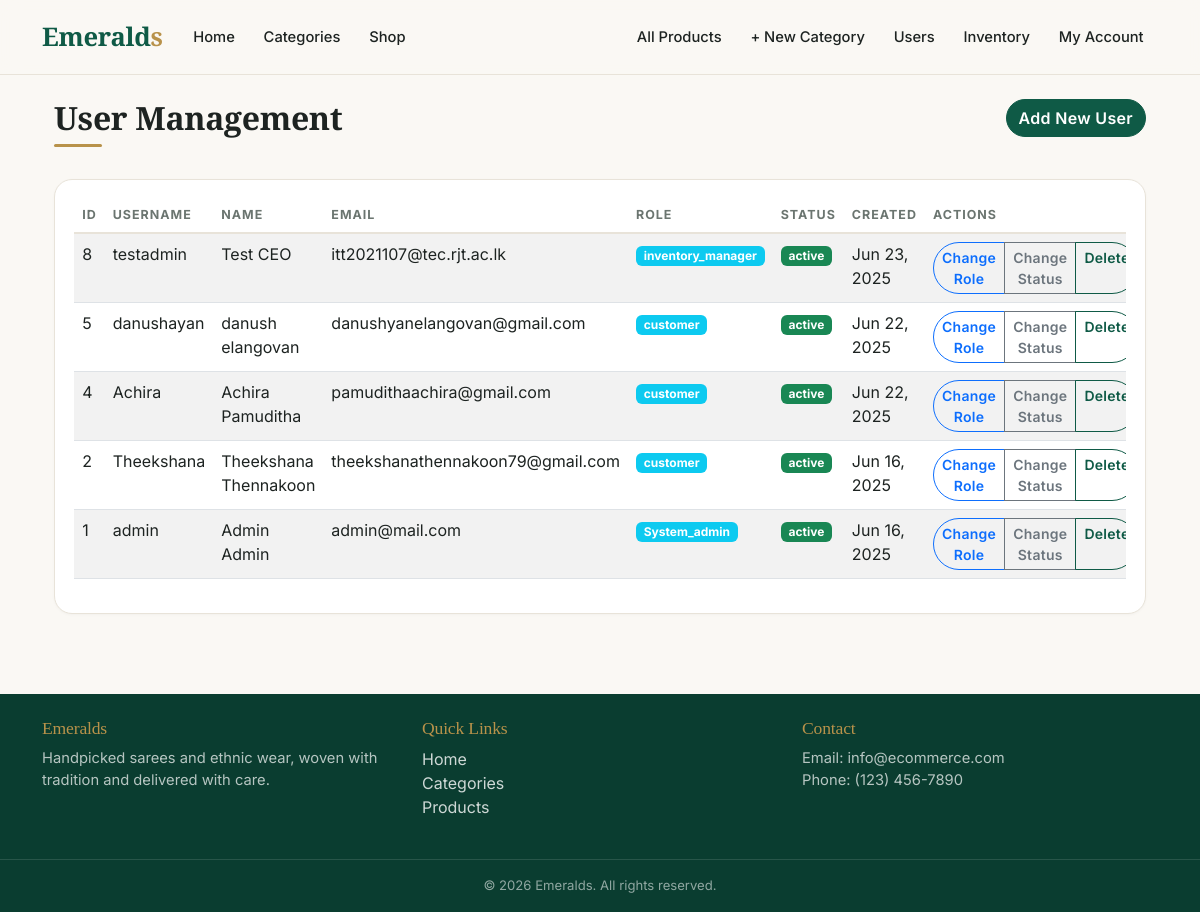
The page /admin/users.php (signed in) on the database its author committed.
### tables this page shows
CREATE TABLE `user` (
  `userID` int(11) NOT NULL,
  `username` varchar(50) NOT NULL,
  `password` varchar(255) NOT NULL,
  `Email` varchar(100) NOT NULL,
  `Firstname` varchar(50) NOT NULL,
  `Lastname` varchar(50) NOT NULL,
  `Role` enum('System_admin','sales_manager','inventory_manager','warehouse_staff','customer_care','CEO','customer') NOT NULL,
  `Phonenumber` varchar(20) DEFAULT NULL,
  `Lastlogin` datetime DEFAULT NULL,
  `Status` enum('active','inactive','suspended') DEFAULT 'active',
  `JobTiitle` varchar(50) DEFAULT NULL,
  `accountCreationDate` datetime DEFAULT current_timestamp()
);

### includes/functions.php (called while the page is built, shortened)
<?php
function formatDate($dateString, $format = 'M d, Y')
{
    return date($format, strtotime($dateString));
}

### admin/users.php (the view, shortened to what this page needs)
<?php
require_once '../includes/db_connect.php';
require_once '../includes/functions.php';
require_once '../includes/header.php';
$users = $pdo->query("SELECT * FROM user ORDER BY accountCreationDate DESC")->fetchAll(PDO::FETCH_ASSOC);
?>
<div class="container-fluid">
    <div class="row mb-4">
        <div class="col-md-6">
            <h2>User Management</h2>
        </div>
        <div class="col-md-6 text-end">
                <a href="../admin/add_new_user.php" class="btn btn-danger">
                    <i class="bi bi-plus-lg"></i> Add New User
                </a>
            </div>
    </div>
    <div class="card">
        <div class="card-body">
            <div class="table-responsive">
                <table class="table table-striped table-hover">
                    <thead>
                        <tr>
                            <th>ID</th>
                            <th>Username</th>
                            <th>Name</th>
                            <th>Email</th>
                            <th>Role</th>
                            <th>Status</th>
                            <th>Created</th>
                            <th>Actions</th>
                        </tr>
                    </thead>
                    <tbody>
                        <?php foreach ($users as $user): ?>
                            <tr>
                                <td><?php echo $user['userID']; ?></td>
                                <td><?php echo htmlspecialchars($user['username']); ?></td>
                                <td><?php echo htmlspecialchars($user['Firstname'] . ' ' . $user['Lastname']); ?></td>
                                <td><?php echo htmlspecialchars($user['Email']); ?></td>
                                <td>
                                    <span class="badge bg-info">
                                        <?php echo $user['Role']; ?>
                                    </span>
                                </td>
                                <td>
                                    <span class="badge bg-<?php echo $user['Status'] === 'active' ? 'success' : 'danger'; ?>">
                                        <?php echo $user['Status']; ?>
                                    </span>
                                </td>
                                <td><?php echo formatDate($user['accountCreationDate']); ?></td>
                                <td>
                                    <div class="btn-group">
                                        <button class="btn btn-sm btn-outline-primary"
                                            data-bs-toggle="modal"
                                            data-bs-target="#roleModal"
                                            data-user-id="<?php echo $user['userID']; ?>"
                                            data-current-role="<?php echo $user['Role']; ?>">
                                            Change Role
                                        </button>
                                        <button class="btn btn-sm btn-outline-secondary"
                                            data-bs-toggle="modal"
                                            data-bs-target="#statusModal"
                                            data-user-id="<?php echo $user['userID']; ?>"
                                            data-current-status="<?php echo $user['Status']; ?>">
                                            Change Status
                                        </button>
                                        <a href="?action=delete&id=<?php echo $user['userID']; ?>"
                                            class="btn btn-sm btn-outline-danger"
                                            onclick="return confirm('Are you sure you want to delete this user?')">
                                            Delete
                                        </a>
                                    </div>
                                </td>
                            </tr>
                        <?php endforeach; ?>
                    </tbody>
                </table>
            </div>
        </div>
    </div>
</div>
<?php require_once '../includes/footer.php'; ?>

### assets/css/style.css (style rules this page uses)
:root { --em:#0f5a46; --em-dark:#0a3d30; --em-soft:#e7f1ed; --gold:#b8924a; --ink:#1d2321; --muted:#6b7570; --bg:#faf8f4; --line:#e8e3d9; --bs-body-font-family:'Inter',system-ui,sans-serif; --bs-body-color:var(--ink); }
body { font-family:'Inter',system-ui,sans-serif;background:var(--bg);color:var(--ink);-webkit-font-smoothing:antialiased }
h1,h2,h3,h4,h5,.navbar-brand { font-family:'Playfair Display',Georgia,serif;letter-spacing:-.01em }
h2 { font-weight:600;position:relative;padding-bottom:.6rem }
h2::after { content:"";position:absolute;left:0;bottom:0;width:48px;height:3px;background:var(--gold);border-radius:2px }
a { color:var(--em) }
.btn { border-radius:999px;font-weight:600;letter-spacing:.02em;transition:all .25s }
.btn-danger { background:var(--em);border-color:var(--em);color:#fff }
.btn-outline-danger { color:var(--em);border-color:var(--em) }
.card { border:1px solid var(--line);border-radius:18px;background:#fff;overflow:hidden;box-shadow:0 1px 3px rgba(0,0,0,.03);transition:transform .35s,box-shadow .35s }
.card-body { padding:1.1rem 1.2rem }
.table { --bs-table-bg:transparent }
.table thead th { font-size:.78rem;text-transform:uppercase;letter-spacing:.08em;color:var(--muted);border-bottom:2px solid var(--line) }

### rows shown on the page
user: userID "8", username "testadmin", Firstname+Lastname "Test CEO", Email "itt2021107@tec.rjt.ac.lk", Role "inventory_manager", Status "active", accountCreationDate "Jun 23, 2025"
user: userID "5", username "danushayan", Firstname+Lastname "danush elangovan", Email "danushyanelangovan@gmail.com", Role "customer", Status "active", accountCreationDate "Jun 22, 2025"
user: userID "4", username "Achira", Firstname+Lastname "Achira Pamuditha", Email "pamudithaachira@gmail.com", Role "customer", Status "active", accountCreationDate "Jun 22, 2025"
user: userID "2", username "Theekshana", Firstname+Lastname "Theekshana Thennakoon", Email "theekshanathennakoon79@gmail.com", Role "customer", Status "active", accountCreationDate "Jun 16, 2025"
user: userID "1", username "admin", Firstname+Lastname "Admin Admin", Email "admin@mail.com", Role "System_admin", Status "active", accountCreationDate "Jun 16, 2025"
